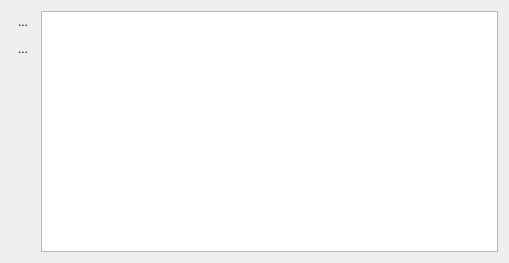
<?xml version="1.0" encoding="UTF-8"?>
<ui version="4.0">
 <class>SearchFieldsDialog</class>
 <widget class="QDialog" name="SearchFieldsDialog">
  <property name="geometry">
   <rect>
    <x>0</x>
    <y>0</y>
    <width>509</width>
    <height>263</height>
   </rect>
  </property>
  <property name="windowTitle">
   <string>تعديل مجالات البحث</string>
  </property>
  <property name="layoutDirection">
   <enum>Qt::RightToLeft</enum>
  </property>
  <layout class="QHBoxLayout" name="horizontalLayout">
   <item>
    <widget class="QListWidget" name="listWidget"/>
   </item>
   <item>
    <layout class="QVBoxLayout" name="verticalLayout">
     <item>
      <widget class="QToolButton" name="toolEdit">
       <property name="text">
        <string>...</string>
       </property>
       <property name="icon">
        <iconset resource="resources.qrc">
         <normaloff>:/data/images/edit.png</normaloff>:/data/images/edit.png</iconset>
       </property>
       <property name="iconSize">
        <size>
         <width>24</width>
         <height>24</height>
        </size>
       </property>
       <property name="autoRaise">
        <bool>true</bool>
       </property>
      </widget>
     </item>
     <item>
      <widget class="QToolButton" name="toolBDelete">
       <property name="text">
        <string>...</string>
       </property>
       <property name="icon">
        <iconset resource="resources.qrc">
         <normaloff>:/data/images/delete.png</normaloff>:/data/images/delete.png</iconset>
       </property>
       <property name="iconSize">
        <size>
         <width>24</width>
         <height>24</height>
        </size>
       </property>
       <property name="autoRaise">
        <bool>true</bool>
       </property>
      </widget>
     </item>
     <item>
      <spacer name="verticalSpacer">
       <property name="orientation">
        <enum>Qt::Vertical</enum>
       </property>
       <property name="sizeHint" stdset="0">
        <size>
         <width>20</width>
         <height>40</height>
        </size>
       </property>
      </spacer>
     </item>
    </layout>
   </item>
  </layout>
 </widget>
 <resources>
  <include location="resources.qrc"/>
 </resources>
 <connections/>
</ui>
